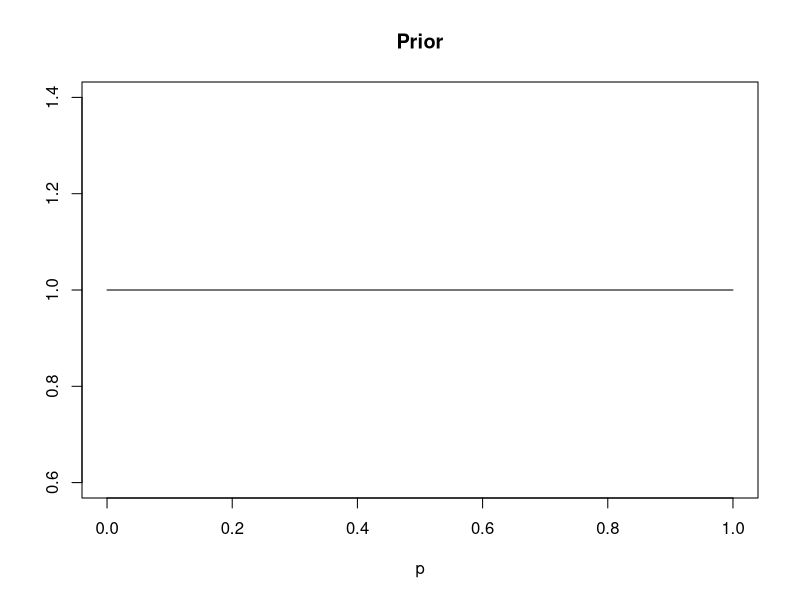
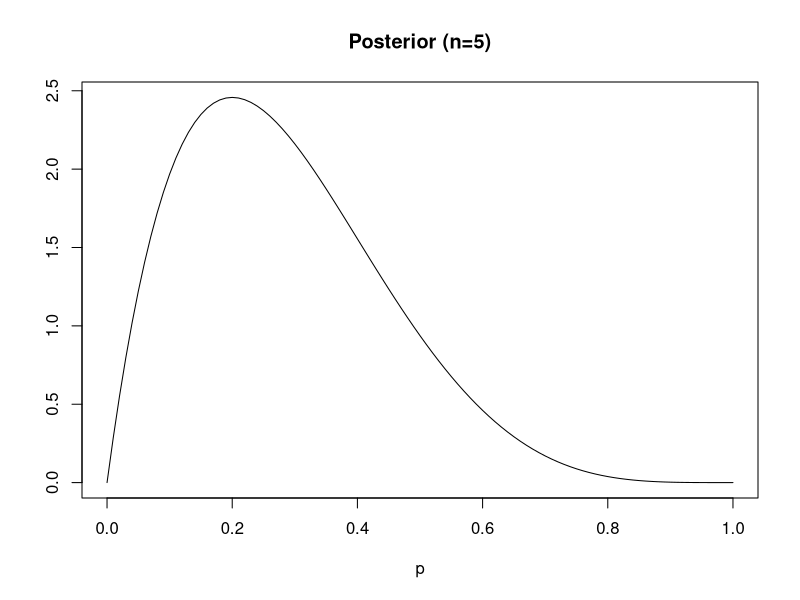
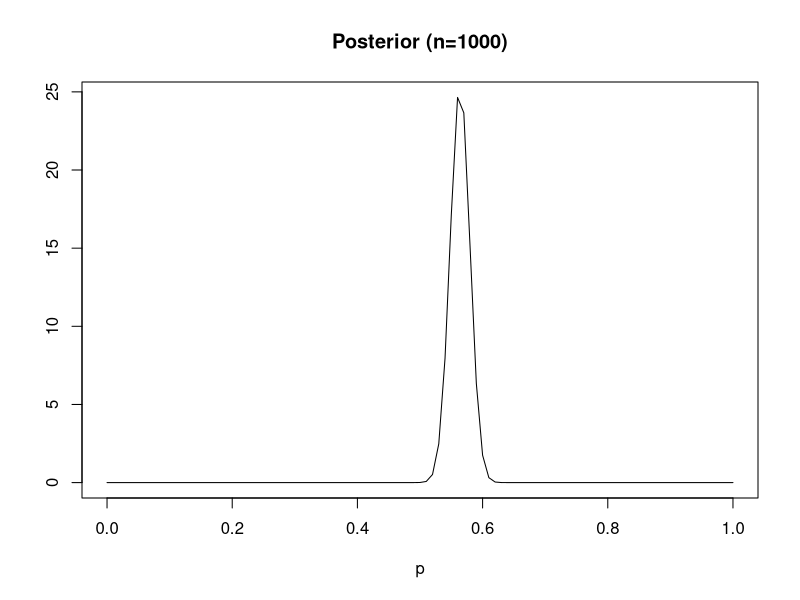

The R source for these figures, in order:
## ---- chunk 1
set.seed(42)
## ---- chunk 2
alpha_prior <- 1
beta_prior <- 1

curve(dbeta(x,alpha_prior,beta_prior),from=0,to=1,xlab="p",ylab="",main='Prior')
## ---- chunk 3
X <- c(0, 0, 0, 0, 1)
n <- length(X)
alpha_post <- alpha_prior + n * mean(X)
beta_post <- beta_prior + n - n*mean(X)

curve(dbeta(x,alpha_post,beta_post),from=0,to=1,xlab="p",ylab="",main='Posterior (n=5)')
## ---- chunk 4
X <- rbinom(1, 1000, 0.55)
n <- 1000
alpha_post <- alpha_prior + X[1]
beta_post <- beta_prior + n - X[1]

curve(dbeta(x,alpha_post,beta_post),from=0,to=1,xlab="p",ylab="",main='Posterior (n=1000)')
